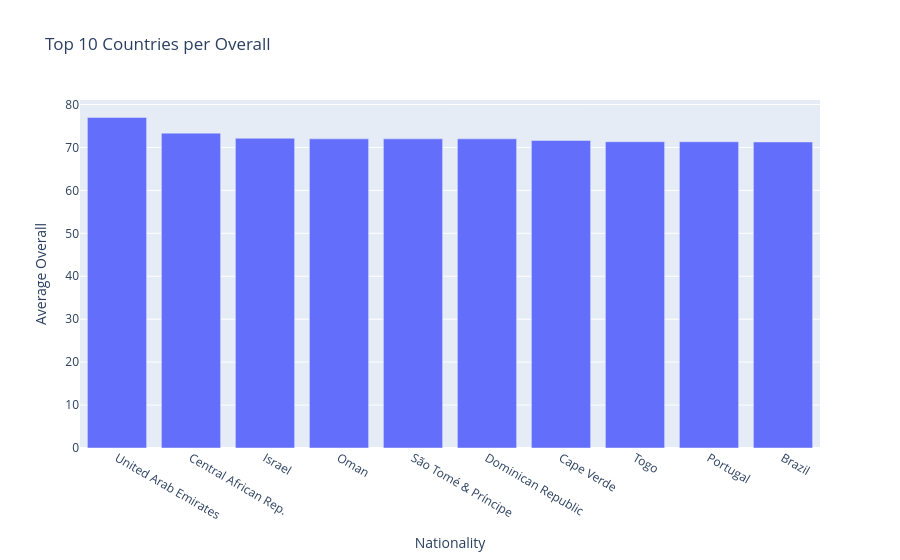

Notebook cell for this chart:
### Code cell
px.bar(top_10_overall, x = 'nationality', y= 'overall', title= 'Top 10 Countries per Overall',
                                                        labels= {'nationality' : 'Nationality', 'overall' : 'Average Overall'})

### Figure 1 — Plotly figure (JSON) as saved in the notebook; plotly's stock layout.template omitted (floating-point values rounded to 4 significant figures)
{"data": [{"alignmentgroup": "True", "hovertemplate": "Nationality=%{x}<br>Average Overall=%{y}<extra></extra>", "legendgroup": "", "marker": {"color": "#636efa", "pattern": {"shape": ""}}, "name": "", "offsetgroup": "", "orientation": "v", "showlegend": false, "textposition": "auto", "type": "bar", "x": ["United Arab Emirates", "Central African Rep.", "Israel", "Oman", "São Tomé & Príncipe", "Dominican Republic", "Cape Verde", "Togo", "Portugal", "Brazil"], "xaxis": "x", "y": [77, 73.33, 72.14, 72, 72, 72, 71.63, 71.33, 71.33, 71.27], "yaxis": "y"}], "layout": {"barmode": "relative", "legend": {"tracegroupgap": 0}, "title": {"text": "Top 10 Countries per Overall"}, "xaxis": {"anchor": "y", "domain": [0, 1], "title": {"text": "Nationality"}}, "yaxis": {"anchor": "x", "domain": [0, 1], "title": {"text": "Average Overall"}}}}
